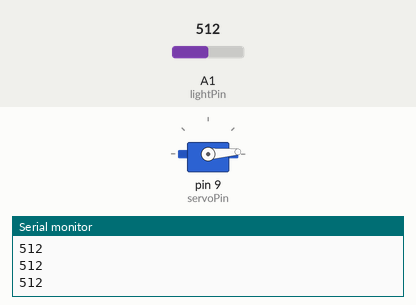
The sketch below on a simulated Arduino Uno, built with avr-gcc and run on an emulated ATmega328P. On the bench: servo, the last lines printed to the serial monitor. The inputs (shaded band) are chosen by the test bench; at power-on: A1 (lightPin) = 512.

Above: at 1.2 s.
1.3 s: A1 (lightPin) set to 716
At 2.2 s:
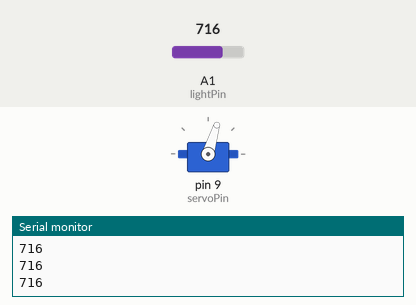
2.8 s: A1 (lightPin) set to 900
At 3.5 s:
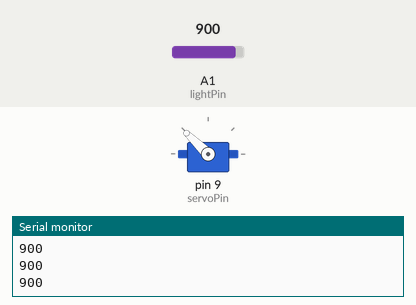
4.3 s: A1 (lightPin) set to 1023
At 4.6 s:
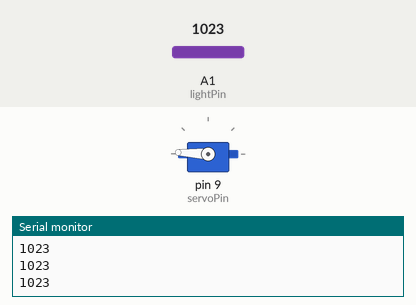
Timing chart, 0 to 7.3 s (numbered marks = the images above; inputs shaded):
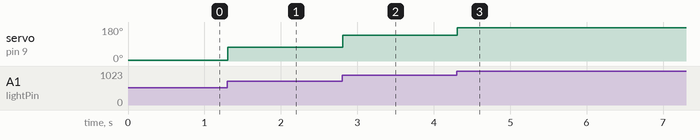

The sketch:

Clase_31_servo.ino
```cpp
#include <Servo.h>

int servoPin = 9;
int servoPos = 170;
int lightPin = A1;
int lightVal;
int dt = 50;
Servo myServo;

void setup() {
  // put your setup code here, to run once:
  myServo.attach(servoPin);
  Serial.begin(9600);
  pinMode(lightPin,INPUT);
}

void loop() {
  // put your main code here, to run repeatedly:
  lightVal = analogRead(lightPin);
  Serial.println(lightVal);
  servoPos=(170./500.)*(lightVal-500.);
  myServo.write(servoPos);
}
```

Measured:
- after the input at 1.3 s, servo on pin 9 (servoPin): 4° → 73° at once
- after the input at 2.8 s, servo on pin 9 (servoPin): 73° → 136° at once
- after the input at 4.3 s, servo on pin 9 (servoPin): 136° → 177° at once
